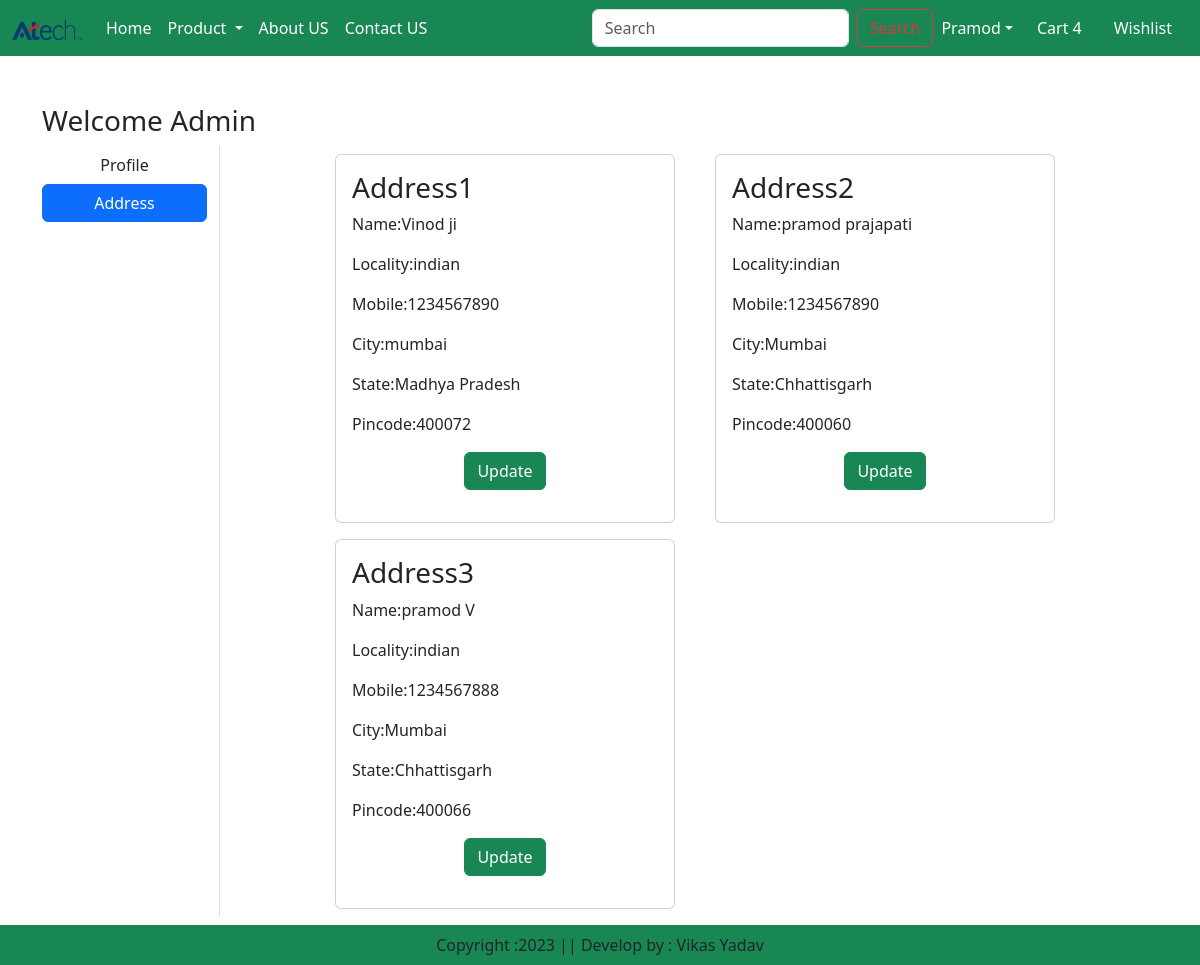
The page /address/ (signed in) on the database its author committed.
### app/models.py (models this page shows, shortened)
class Customer(models.Model):
    user = models.ForeignKey(User,on_delete=models.CASCADE)
    name = models.CharField(max_length=200)
    locality = models.CharField(max_length=200)
    city = models.CharField(max_length=300)
    mobile = models.IntegerField()
    zipcode = models.IntegerField()
    state   =   models.CharField(choices=STATE_CHOICES, max_length=100)

### app/views.py (the view)
# urls.py: path("address/",views.address,name="address"),
def address(request):
    add = Customer.objects.filter(user=request.user)
    return render(request,'app/address.html',locals())

### app/templates/app/address.html (shortened to what this page needs)
{% extends 'app/base.html' %}
{% load static %}
{% block main-content %}
    <div class="container my-5">
        <div class="row">
            <h3>Welcome <span class="text-capitalize">{{request.user}}</span></h3>
            <div class="col-sm-2 border-end">
                <ul class="list-unstyled">
                    <li class="d-grid"><a href="{% url 'profile' %}" class="btn">Profile</a></li>
                    <li class="d-grid"><a href="{% url 'address' %}" class="btn btn-primary">Address</a></li>
                </ul>
            </div>
            <div class="col-sm-8 offset-sm-1">
                <div class="row">
                    {% for ad in add  %}
                        <div class="col-sm-6">
                            <div class="card m-2">
                                <div class="card-body">
                                    <h3>Address{{forloop.counter}}</h3>
                                    <p>Name:{{ad.name}}</p>
                                    <p>Locality:{{ad.locality}}</p>
                                    <p>Mobile:{{ad.mobile}}</p>
                                    <p>City:{{ad.city}}</p>
                                    <p>State:{{ad.state}}</p>
                                    <p>Pincode:{{ad.zipcode}}</p>
                                    <p class="text-center"><a href="{% url 'updateaddres' pk=ad.id %}" type="button" class="btn btn-success">Update</a></p>
                                </div>
                            </div>
                        </div>
                    {% endfor %}
                </div>
            </div>
        </div>
    </div>
{% endblock main-content %}

### rows shown on the page
Customer: name "Vinod ji", locality "indian", mobile "1234567890", city "mumbai", state "Madhya Pradesh", zipcode "400072"
Customer: name "pramod prajapati", locality "indian", mobile "1234567890", city "Mumbai", state "Chhattisgarh", zipcode "400060"
Customer: name "pramod V", locality "indian", mobile "1234567888", city "Mumbai", state "Chhattisgarh", zipcode "400066"

### other values the page prints
{{ request.user }} "Admin"
